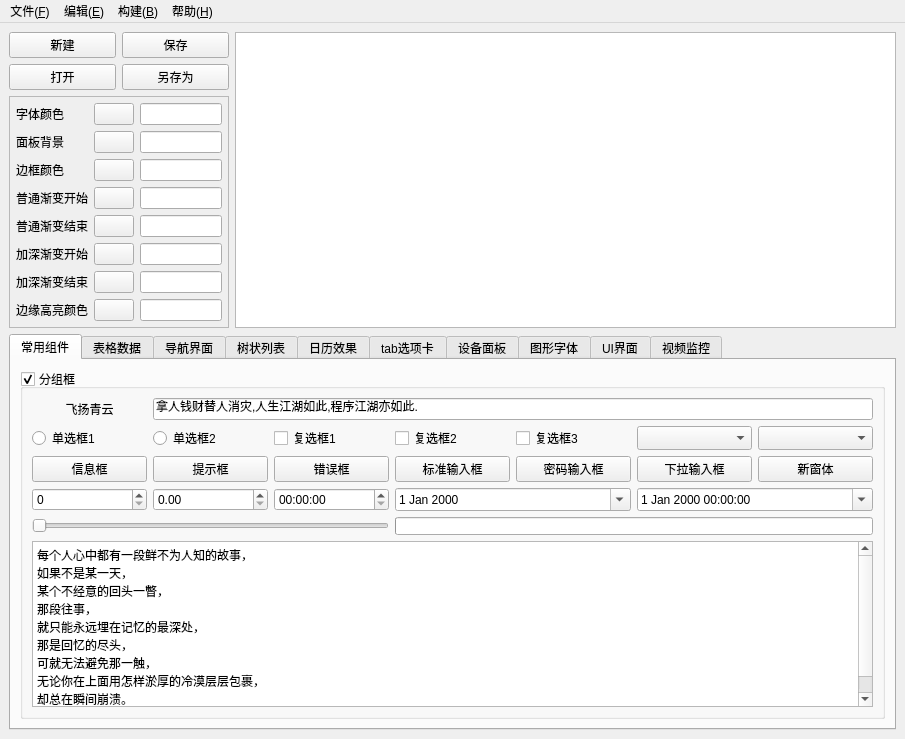
<?xml version="1.0" encoding="UTF-8"?>
<ui version="4.0">
 <class>QUICreator</class>
 <widget class="QMainWindow" name="QUICreator">
  <property name="geometry">
   <rect>
    <x>0</x>
    <y>0</y>
    <width>905</width>
    <height>739</height>
   </rect>
  </property>
  <property name="windowTitle">
   <string>MainWindow</string>
  </property>
  <widget class="QWidget" name="centralwidget">
   <layout class="QGridLayout" name="gridLayout_7">
    <item row="0" column="0">
     <layout class="QGridLayout" name="gridLayout">
      <item row="0" column="0">
       <widget class="QPushButton" name="btnNew">
        <property name="text">
         <string>新建</string>
        </property>
       </widget>
      </item>
      <item row="0" column="1">
       <widget class="QPushButton" name="btnSave">
        <property name="text">
         <string>保存</string>
        </property>
       </widget>
      </item>
      <item row="1" column="0">
       <widget class="QPushButton" name="btnOpen">
        <property name="text">
         <string>打开</string>
        </property>
       </widget>
      </item>
      <item row="1" column="1">
       <widget class="QPushButton" name="btnSaveOther">
        <property name="text">
         <string>另存为</string>
        </property>
       </widget>
      </item>
     </layout>
    </item>
    <item row="0" column="1" rowspan="2">
     <widget class="QTextEdit" name="txtMain"/>
    </item>
    <item row="1" column="0">
     <widget class="QFrame" name="frameColor">
      <property name="sizePolicy">
       <sizepolicy hsizetype="Fixed" vsizetype="Preferred">
        <horstretch>0</horstretch>
        <verstretch>0</verstretch>
       </sizepolicy>
      </property>
      <property name="minimumSize">
       <size>
        <width>220</width>
        <height>0</height>
       </size>
      </property>
      <property name="maximumSize">
       <size>
        <width>220</width>
        <height>16777215</height>
       </size>
      </property>
      <property name="frameShape">
       <enum>QFrame::StyledPanel</enum>
      </property>
      <property name="frameShadow">
       <enum>QFrame::Raised</enum>
      </property>
      <layout class="QGridLayout" name="gridLayout_3">
       <property name="leftMargin">
        <number>6</number>
       </property>
       <property name="topMargin">
        <number>6</number>
       </property>
       <property name="rightMargin">
        <number>6</number>
       </property>
       <property name="bottomMargin">
        <number>6</number>
       </property>
       <item row="0" column="0">
        <widget class="QLabel" name="labTextColor">
         <property name="text">
          <string>字体颜色</string>
         </property>
        </widget>
       </item>
       <item row="0" column="1">
        <widget class="QPushButton" name="btnTextColor">
         <property name="text">
          <string/>
         </property>
        </widget>
       </item>
       <item row="0" column="2">
        <widget class="QLineEdit" name="txtTextColor"/>
       </item>
       <item row="1" column="0">
        <widget class="QLabel" name="labPanelColor">
         <property name="text">
          <string>面板背景</string>
         </property>
        </widget>
       </item>
       <item row="1" column="1">
        <widget class="QPushButton" name="btnPanelColor">
         <property name="text">
          <string/>
         </property>
        </widget>
       </item>
       <item row="1" column="2">
        <widget class="QLineEdit" name="txtPanelColor"/>
       </item>
       <item row="2" column="0">
        <widget class="QLabel" name="labBorderColor">
         <property name="text">
          <string>边框颜色</string>
         </property>
        </widget>
       </item>
       <item row="2" column="1">
        <widget class="QPushButton" name="btnBorderColor">
         <property name="text">
          <string/>
         </property>
        </widget>
       </item>
       <item row="2" column="2">
        <widget class="QLineEdit" name="txtBorderColor"/>
       </item>
       <item row="3" column="0">
        <widget class="QLabel" name="labNormalColorStart">
         <property name="text">
          <string>普通渐变开始</string>
         </property>
        </widget>
       </item>
       <item row="3" column="1">
        <widget class="QPushButton" name="btnNormalColorStart">
         <property name="text">
          <string/>
         </property>
        </widget>
       </item>
       <item row="3" column="2">
        <widget class="QLineEdit" name="txtNormalColorStart"/>
       </item>
       <item row="4" column="0">
        <widget class="QLabel" name="labNormalColorEnd">
         <property name="text">
          <string>普通渐变结束</string>
         </property>
        </widget>
       </item>
       <item row="4" column="1">
        <widget class="QPushButton" name="btnNormalColorEnd">
         <property name="text">
          <string/>
         </property>
        </widget>
       </item>
       <item row="4" column="2">
        <widget class="QLineEdit" name="txtNormalColorEnd"/>
       </item>
       <item row="5" column="0">
        <widget class="QLabel" name="labDarkColorStart">
         <property name="text">
          <string>加深渐变开始</string>
         </property>
        </widget>
       </item>
       <item row="5" column="1">
        <widget class="QPushButton" name="btnDarkColorStart">
         <property name="text">
          <string/>
         </property>
        </widget>
       </item>
       <item row="5" column="2">
        <widget class="QLineEdit" name="txtDarkColorStart"/>
       </item>
       <item row="6" column="0">
        <widget class="QLabel" name="labDarkColorEnd">
         <property name="text">
          <string>加深渐变结束</string>
         </property>
        </widget>
       </item>
       <item row="6" column="1">
        <widget class="QPushButton" name="btnDarkColorEnd">
         <property name="text">
          <string/>
         </property>
        </widget>
       </item>
       <item row="6" column="2">
        <widget class="QLineEdit" name="txtDarkColorEnd"/>
       </item>
       <item row="7" column="0">
        <widget class="QLabel" name="labHighColor">
         <property name="text">
          <string>边缘高亮颜色</string>
         </property>
        </widget>
       </item>
       <item row="7" column="1">
        <widget class="QPushButton" name="btnHighColor">
         <property name="text">
          <string/>
         </property>
        </widget>
       </item>
       <item row="7" column="2">
        <widget class="QLineEdit" name="txtHighColor"/>
       </item>
      </layout>
     </widget>
    </item>
    <item row="2" column="0" colspan="2">
     <widget class="QTabWidget" name="tabWidget">
      <property name="currentIndex">
       <number>0</number>
      </property>
      <widget class="QWidget" name="tab1">
       <attribute name="title">
        <string>常用组件</string>
       </attribute>
       <layout class="QVBoxLayout" name="verticalLayout">
        <item>
         <widget class="QGroupBox" name="groupBox">
          <property name="styleSheet">
           <string notr="true"/>
          </property>
          <property name="title">
           <string>分组框</string>
          </property>
          <property name="checkable">
           <bool>true</bool>
          </property>
          <layout class="QGridLayout" name="gridLayout_2">
           <item row="0" column="0">
            <widget class="QLabel" name="lab">
             <property name="text">
              <string>飞扬青云</string>
             </property>
             <property name="alignment">
              <set>Qt::AlignCenter</set>
             </property>
            </widget>
           </item>
           <item row="0" column="1" colspan="6">
            <widget class="QLineEdit" name="lineEdit">
             <property name="text">
              <string>拿人钱财替人消灾,人生江湖如此,程序江湖亦如此.</string>
             </property>
            </widget>
           </item>
           <item row="1" column="0">
            <widget class="QRadioButton" name="rbtn1">
             <property name="text">
              <string>单选框1</string>
             </property>
            </widget>
           </item>
           <item row="1" column="1">
            <widget class="QRadioButton" name="rbtn2">
             <property name="text">
              <string>单选框2</string>
             </property>
            </widget>
           </item>
           <item row="1" column="2">
            <widget class="QCheckBox" name="ck1">
             <property name="text">
              <string>复选框1</string>
             </property>
            </widget>
           </item>
           <item row="1" column="3">
            <widget class="QCheckBox" name="ck2">
             <property name="text">
              <string>复选框2</string>
             </property>
             <property name="checked">
              <bool>false</bool>
             </property>
            </widget>
           </item>
           <item row="1" column="4">
            <widget class="QCheckBox" name="ck3">
             <property name="text">
              <string>复选框3</string>
             </property>
            </widget>
           </item>
           <item row="1" column="5">
            <widget class="QComboBox" name="cbox1">
             <property name="maximumSize">
              <size>
               <width>16777215</width>
               <height>28</height>
              </size>
             </property>
            </widget>
           </item>
           <item row="1" column="6">
            <widget class="QComboBox" name="cbox2">
             <property name="maximumSize">
              <size>
               <width>16777215</width>
               <height>28</height>
              </size>
             </property>
            </widget>
           </item>
           <item row="2" column="0">
            <widget class="QPushButton" name="btnInfo">
             <property name="text">
              <string>信息框</string>
             </property>
            </widget>
           </item>
           <item row="2" column="1">
            <widget class="QPushButton" name="btnQuestion">
             <property name="text">
              <string>提示框</string>
             </property>
            </widget>
           </item>
           <item row="2" column="2">
            <widget class="QPushButton" name="btnError">
             <property name="text">
              <string>错误框</string>
             </property>
            </widget>
           </item>
           <item row="2" column="3">
            <widget class="QPushButton" name="btnInput">
             <property name="text">
              <string>标准输入框</string>
             </property>
            </widget>
           </item>
           <item row="2" column="4">
            <widget class="QPushButton" name="btnInputPwd">
             <property name="text">
              <string>密码输入框</string>
             </property>
            </widget>
           </item>
           <item row="2" column="5">
            <widget class="QPushButton" name="btnInputcbox">
             <property name="text">
              <string>下拉输入框</string>
             </property>
            </widget>
           </item>
           <item row="2" column="6">
            <widget class="QPushButton" name="btnWidget">
             <property name="text">
              <string>新窗体</string>
             </property>
            </widget>
           </item>
           <item row="3" column="0">
            <widget class="QSpinBox" name="spinBox"/>
           </item>
           <item row="3" column="1">
            <widget class="QDoubleSpinBox" name="doubleSpinBox"/>
           </item>
           <item row="3" column="2">
            <widget class="QTimeEdit" name="timeEdit"/>
           </item>
           <item row="3" column="3" colspan="2">
            <widget class="QDateEdit" name="dateEdit">
             <property name="calendarPopup">
              <bool>true</bool>
             </property>
            </widget>
           </item>
           <item row="3" column="5" colspan="2">
            <widget class="QDateTimeEdit" name="dateTimeEdit">
             <property name="calendarPopup">
              <bool>true</bool>
             </property>
            </widget>
           </item>
           <item row="4" column="0" colspan="3">
            <widget class="QSlider" name="horizontalSlider">
             <property name="maximum">
              <number>100</number>
             </property>
             <property name="orientation">
              <enum>Qt::Horizontal</enum>
             </property>
            </widget>
           </item>
           <item row="4" column="3" colspan="4">
            <widget class="QProgressBar" name="progressBar">
             <property name="maximumSize">
              <size>
               <width>16777215</width>
               <height>18</height>
              </size>
             </property>
            </widget>
           </item>
           <item row="5" column="0" colspan="7">
            <widget class="QPlainTextEdit" name="plainTextEdit">
             <property name="plainText">
              <string>每个人心中都有一段鲜不为人知的故事，
如果不是某一天，
某个不经意的回头一瞥，
那段往事，
就只能永远埋在记忆的最深处，
那是回忆的尽头，
可就无法避免那一触，
无论你在上面用怎样淤厚的冷漠层层包裹，
却总在瞬间崩溃。</string>
             </property>
            </widget>
           </item>
          </layout>
         </widget>
        </item>
       </layout>
      </widget>
      <widget class="QWidget" name="tab2">
       <attribute name="title">
        <string>表格数据</string>
       </attribute>
       <layout class="QHBoxLayout" name="horizontalLayout">
        <item>
         <widget class="QTableWidget" name="tableWidget"/>
        </item>
       </layout>
      </widget>
      <widget class="QWidget" name="tab3">
       <attribute name="title">
        <string>导航界面</string>
       </attribute>
       <layout class="QHBoxLayout" name="horizontalLayout_7">
        <item>
         <widget class="QWidget" name="widgetLeft" native="true">
          <property name="minimumSize">
           <size>
            <width>80</width>
            <height>0</height>
           </size>
          </property>
          <layout class="QVBoxLayout" name="verticalLayout_2">
           <property name="spacing">
            <number>0</number>
           </property>
           <property name="leftMargin">
            <number>0</number>
           </property>
           <property name="topMargin">
            <number>0</number>
           </property>
           <property name="rightMargin">
            <number>0</number>
           </property>
           <property name="bottomMargin">
            <number>0</number>
           </property>
           <item>
            <widget class="QPushButton" name="btn1">
             <property name="text">
              <string>菜单1</string>
             </property>
             <property name="checked">
              <bool>false</bool>
             </property>
            </widget>
           </item>
           <item>
            <widget class="QPushButton" name="btn2">
             <property name="text">
              <string>菜单2</string>
             </property>
            </widget>
           </item>
           <item>
            <widget class="QPushButton" name="btn3">
             <property name="text">
              <string>菜单3</string>
             </property>
            </widget>
           </item>
           <item>
            <spacer name="verticalSpacer">
             <property name="orientation">
              <enum>Qt::Vertical</enum>
             </property>
             <property name="sizeHint" stdset="0">
              <size>
               <width>20</width>
               <height>222</height>
              </size>
             </property>
            </spacer>
           </item>
          </layout>
         </widget>
        </item>
        <item>
         <widget class="QStackedWidget" name="stackedWidget">
          <property name="currentIndex">
           <number>0</number>
          </property>
          <widget class="QWidget" name="page1">
           <layout class="QVBoxLayout" name="verticalLayout_4">
            <item>
             <widget class="QWidget" name="widgetTop" native="true">
              <layout class="QHBoxLayout" name="horizontalLayout_2">
               <property name="spacing">
                <number>0</number>
               </property>
               <property name="leftMargin">
                <number>0</number>
               </property>
               <property name="topMargin">
                <number>0</number>
               </property>
               <property name="rightMargin">
                <number>0</number>
               </property>
               <property name="bottomMargin">
                <number>0</number>
               </property>
               <item>
                <widget class="QToolButton" name="tbtn1">
                 <property name="sizePolicy">
                  <sizepolicy hsizetype="Expanding" vsizetype="Expanding">
                   <horstretch>0</horstretch>
                   <verstretch>0</verstretch>
                  </sizepolicy>
                 </property>
                 <property name="text">
                  <string>主界面</string>
                 </property>
                </widget>
               </item>
               <item>
                <widget class="QToolButton" name="tbtn2">
                 <property name="sizePolicy">
                  <sizepolicy hsizetype="Expanding" vsizetype="Expanding">
                   <horstretch>0</horstretch>
                   <verstretch>0</verstretch>
                  </sizepolicy>
                 </property>
                 <property name="text">
                  <string>警情查询</string>
                 </property>
                </widget>
               </item>
               <item>
                <widget class="QToolButton" name="tbtn3">
                 <property name="sizePolicy">
                  <sizepolicy hsizetype="Expanding" vsizetype="Expanding">
                   <horstretch>0</horstretch>
                   <verstretch>0</verstretch>
                  </sizepolicy>
                 </property>
                 <property name="text">
                  <string>系统设置</string>
                 </property>
                </widget>
               </item>
              </layout>
             </widget>
            </item>
            <item>
             <widget class="QWidget" name="widget" native="true">
              <property name="sizePolicy">
               <sizepolicy hsizetype="Preferred" vsizetype="Expanding">
                <horstretch>0</horstretch>
                <verstretch>0</verstretch>
               </sizepolicy>
              </property>
             </widget>
            </item>
            <item>
             <widget class="QWidget" name="widgetBottom" native="true">
              <property name="maximumSize">
               <size>
                <width>16777215</width>
                <height>30</height>
               </size>
              </property>
              <layout class="QHBoxLayout" name="horizontalLayout_3">
               <item>
                <widget class="QLabel" name="lab1">
                 <property name="text">
                  <string>欢迎使用软件</string>
                 </property>
                </widget>
               </item>
               <item>
                <widget class="Line" name="line1">
                 <property name="maximumSize">
                  <size>
                   <width>1</width>
                   <height>16777215</height>
                  </size>
                 </property>
                 <property name="orientation">
                  <enum>Qt::Vertical</enum>
                 </property>
                </widget>
               </item>
               <item>
                <widget class="QLabel" name="lab2">
                 <property name="text">
                  <string>当前用户【admin】</string>
                 </property>
                </widget>
               </item>
               <item>
                <widget class="Line" name="line2">
                 <property name="maximumSize">
                  <size>
                   <width>1</width>
                   <height>16777215</height>
                  </size>
                 </property>
                 <property name="orientation">
                  <enum>Qt::Vertical</enum>
                 </property>
                </widget>
               </item>
               <item>
                <widget class="QLabel" name="lab3">
                 <property name="text">
                  <string>已运行: 0天0时0分0秒</string>
                 </property>
                </widget>
               </item>
               <item>
                <widget class="Line" name="line3">
                 <property name="maximumSize">
                  <size>
                   <width>1</width>
                   <height>16777215</height>
                  </size>
                 </property>
                 <property name="orientation">
                  <enum>Qt::Vertical</enum>
                 </property>
                </widget>
               </item>
               <item>
                <widget class="QLabel" name="lab4">
                 <property name="sizePolicy">
                  <sizepolicy hsizetype="Expanding" vsizetype="Preferred">
                   <horstretch>0</horstretch>
                   <verstretch>0</verstretch>
                  </sizepolicy>
                 </property>
                 <property name="text">
                  <string>当前时间: 2017年12月1日 12:00:00</string>
                 </property>
                </widget>
               </item>
              </layout>
             </widget>
            </item>
           </layout>
          </widget>
          <widget class="QWidget" name="page2"/>
          <widget class="QWidget" name="page3"/>
         </widget>
        </item>
        <item>
         <widget class="QSlider" name="verticalSlider">
          <property name="orientation">
           <enum>Qt::Vertical</enum>
          </property>
         </widget>
        </item>
        <item>
         <widget class="QScrollBar" name="verticalScrollBar">
          <property name="orientation">
           <enum>Qt::Vertical</enum>
          </property>
         </widget>
        </item>
       </layout>
      </widget>
      <widget class="QWidget" name="tab4">
       <attribute name="title">
        <string>树状列表</string>
       </attribute>
       <layout class="QHBoxLayout" name="horizontalLayout_4">
        <item>
         <widget class="QTreeWidget" name="treeWidget">
          <column>
           <property name="text">
            <string notr="true">1</string>
           </property>
          </column>
         </widget>
        </item>
        <item>
         <widget class="QListWidget" name="listWidget"/>
        </item>
       </layout>
      </widget>
      <widget class="QWidget" name="tab5">
       <attribute name="title">
        <string>日历效果</string>
       </attribute>
       <layout class="QHBoxLayout" name="horizontalLayout_5">
        <item>
         <widget class="QCalendarWidget" name="calendarWidget1"/>
        </item>
        <item>
         <widget class="QCalendarWidget" name="calendarWidget2">
          <property name="gridVisible">
           <bool>true</bool>
          </property>
         </widget>
        </item>
       </layout>
      </widget>
      <widget class="QWidget" name="tab6">
       <attribute name="title">
        <string>tab选项卡</string>
       </attribute>
       <layout class="QHBoxLayout" name="horizontalLayout_6">
        <item>
         <widget class="QTabWidget" name="tabWidget_2">
          <property name="tabPosition">
           <enum>QTabWidget::West</enum>
          </property>
          <property name="currentIndex">
           <number>2</number>
          </property>
          <widget class="QWidget" name="tab">
           <attribute name="title">
            <string>效果预览</string>
           </attribute>
          </widget>
          <widget class="QWidget" name="tab_7">
           <attribute name="title">
            <string>效果预览</string>
           </attribute>
          </widget>
          <widget class="QWidget" name="tab_2">
           <attribute name="title">
            <string>效果预览</string>
           </attribute>
          </widget>
         </widget>
        </item>
        <item>
         <widget class="QTabWidget" name="tabWidget_3">
          <property name="tabPosition">
           <enum>QTabWidget::South</enum>
          </property>
          <property name="currentIndex">
           <number>0</number>
          </property>
          <widget class="QWidget" name="tab_3">
           <attribute name="title">
            <string>效果预览</string>
           </attribute>
          </widget>
          <widget class="QWidget" name="tab_8">
           <attribute name="title">
            <string>效果预览</string>
           </attribute>
          </widget>
          <widget class="QWidget" name="tab_4">
           <attribute name="title">
            <string>效果预览</string>
           </attribute>
          </widget>
         </widget>
        </item>
        <item>
         <widget class="QTabWidget" name="tabWidget_4">
          <property name="tabPosition">
           <enum>QTabWidget::East</enum>
          </property>
          <property name="currentIndex">
           <number>2</number>
          </property>
          <widget class="QWidget" name="tab_5">
           <attribute name="title">
            <string>效果预览</string>
           </attribute>
          </widget>
          <widget class="QWidget" name="tab_9">
           <attribute name="title">
            <string>效果预览</string>
           </attribute>
          </widget>
          <widget class="QWidget" name="tab_6">
           <attribute name="title">
            <string>效果预览</string>
           </attribute>
          </widget>
         </widget>
        </item>
       </layout>
      </widget>
      <widget class="QWidget" name="tab7">
       <attribute name="title">
        <string>设备面板</string>
       </attribute>
       <layout class="QVBoxLayout" name="verticalLayout_3">
        <property name="leftMargin">
         <number>3</number>
        </property>
        <property name="topMargin">
         <number>3</number>
        </property>
        <property name="rightMargin">
         <number>3</number>
        </property>
        <property name="bottomMargin">
         <number>3</number>
        </property>
        <item>
         <widget class="PanelWidget" name="widgetPanel" native="true"/>
        </item>
       </layout>
      </widget>
      <widget class="QWidget" name="tab8">
       <attribute name="title">
        <string>图形字体</string>
       </attribute>
       <layout class="QVBoxLayout" name="verticalLayout_5">
        <property name="leftMargin">
         <number>3</number>
        </property>
        <property name="topMargin">
         <number>3</number>
        </property>
        <property name="rightMargin">
         <number>3</number>
        </property>
        <property name="bottomMargin">
         <number>3</number>
        </property>
        <item>
         <widget class="PanelWidget" name="widgetFontPanel" native="true"/>
        </item>
       </layout>
      </widget>
      <widget class="QWidget" name="tab9">
       <attribute name="title">
        <string>UI界面</string>
       </attribute>
       <layout class="QGridLayout" name="gridLayout_4">
        <item row="0" column="0">
         <widget class="QPushButton" name="btnUIDemo1">
          <property name="sizePolicy">
           <sizepolicy hsizetype="Minimum" vsizetype="Expanding">
            <horstretch>0</horstretch>
            <verstretch>0</verstretch>
           </sizepolicy>
          </property>
          <property name="text">
           <string>界面1</string>
          </property>
         </widget>
        </item>
        <item row="0" column="1">
         <widget class="QPushButton" name="btnUIDemo2">
          <property name="sizePolicy">
           <sizepolicy hsizetype="Minimum" vsizetype="Expanding">
            <horstretch>0</horstretch>
            <verstretch>0</verstretch>
           </sizepolicy>
          </property>
          <property name="text">
           <string>界面2</string>
          </property>
         </widget>
        </item>
        <item row="0" column="2">
         <widget class="QPushButton" name="btnUIDemo3">
          <property name="sizePolicy">
           <sizepolicy hsizetype="Minimum" vsizetype="Expanding">
            <horstretch>0</horstretch>
            <verstretch>0</verstretch>
           </sizepolicy>
          </property>
          <property name="text">
           <string>界面3</string>
          </property>
         </widget>
        </item>
        <item row="0" column="3">
         <widget class="QPushButton" name="btnUIDemo4">
          <property name="sizePolicy">
           <sizepolicy hsizetype="Minimum" vsizetype="Expanding">
            <horstretch>0</horstretch>
            <verstretch>0</verstretch>
           </sizepolicy>
          </property>
          <property name="text">
           <string>界面4</string>
          </property>
         </widget>
        </item>
        <item row="1" column="0">
         <widget class="QPushButton" name="btnUIDemo5">
          <property name="sizePolicy">
           <sizepolicy hsizetype="Minimum" vsizetype="Expanding">
            <horstretch>0</horstretch>
            <verstretch>0</verstretch>
           </sizepolicy>
          </property>
          <property name="text">
           <string>界面5</string>
          </property>
         </widget>
        </item>
        <item row="1" column="1">
         <widget class="QPushButton" name="btnUIDemo6">
          <property name="sizePolicy">
           <sizepolicy hsizetype="Minimum" vsizetype="Expanding">
            <horstretch>0</horstretch>
            <verstretch>0</verstretch>
           </sizepolicy>
          </property>
          <property name="text">
           <string>界面6</string>
          </property>
         </widget>
        </item>
        <item row="1" column="2">
         <widget class="QPushButton" name="btnUIDemo7">
          <property name="sizePolicy">
           <sizepolicy hsizetype="Minimum" vsizetype="Expanding">
            <horstretch>0</horstretch>
            <verstretch>0</verstretch>
           </sizepolicy>
          </property>
          <property name="text">
           <string>界面7</string>
          </property>
         </widget>
        </item>
        <item row="1" column="3">
         <widget class="QPushButton" name="btnUIDemo8">
          <property name="sizePolicy">
           <sizepolicy hsizetype="Minimum" vsizetype="Expanding">
            <horstretch>0</horstretch>
            <verstretch>0</verstretch>
           </sizepolicy>
          </property>
          <property name="text">
           <string>界面8</string>
          </property>
         </widget>
        </item>
       </layout>
      </widget>
      <widget class="QWidget" name="tab10">
       <attribute name="title">
        <string>视频监控</string>
       </attribute>
       <layout class="QVBoxLayout" name="verticalLayout_6">
        <item>
         <widget class="QWidget" name="widgetVideo" native="true">
          <layout class="QGridLayout" name="gridLayout_5">
           <property name="leftMargin">
            <number>0</number>
           </property>
           <property name="topMargin">
            <number>0</number>
           </property>
           <property name="rightMargin">
            <number>0</number>
           </property>
           <property name="bottomMargin">
            <number>0</number>
           </property>
           <item row="0" column="0">
            <widget class="QLabel" name="labCh1">
             <property name="text">
              <string>通道1</string>
             </property>
             <property name="alignment">
              <set>Qt::AlignCenter</set>
             </property>
            </widget>
           </item>
           <item row="0" column="1">
            <widget class="QLabel" name="labCh2">
             <property name="text">
              <string>通道2</string>
             </property>
             <property name="alignment">
              <set>Qt::AlignCenter</set>
             </property>
            </widget>
           </item>
           <item row="0" column="2">
            <widget class="QLabel" name="labCh3">
             <property name="text">
              <string>通道3</string>
             </property>
             <property name="alignment">
              <set>Qt::AlignCenter</set>
             </property>
            </widget>
           </item>
           <item row="0" column="3">
            <widget class="QLabel" name="labCh4">
             <property name="text">
              <string>通道4</string>
             </property>
             <property name="alignment">
              <set>Qt::AlignCenter</set>
             </property>
            </widget>
           </item>
           <item row="0" column="4">
            <widget class="QLabel" name="labCh5">
             <property name="text">
              <string>通道5</string>
             </property>
             <property name="alignment">
              <set>Qt::AlignCenter</set>
             </property>
            </widget>
           </item>
           <item row="1" column="0">
            <widget class="QLabel" name="labCh6">
             <property name="text">
              <string>通道6</string>
             </property>
             <property name="alignment">
              <set>Qt::AlignCenter</set>
             </property>
            </widget>
           </item>
           <item row="1" column="1">
            <widget class="QLabel" name="labCh7">
             <property name="text">
              <string>通道7</string>
             </property>
             <property name="alignment">
              <set>Qt::AlignCenter</set>
             </property>
            </widget>
           </item>
           <item row="1" column="2">
            <widget class="QLabel" name="labCh8">
             <property name="text">
              <string>通道8</string>
             </property>
             <property name="alignment">
              <set>Qt::AlignCenter</set>
             </property>
            </widget>
           </item>
           <item row="1" column="3">
            <widget class="QLabel" name="labCh9">
             <property name="text">
              <string>通道9</string>
             </property>
             <property name="alignment">
              <set>Qt::AlignCenter</set>
             </property>
            </widget>
           </item>
           <item row="1" column="4">
            <widget class="QLabel" name="labCh10">
             <property name="text">
              <string>通道10</string>
             </property>
             <property name="alignment">
              <set>Qt::AlignCenter</set>
             </property>
            </widget>
           </item>
          </layout>
         </widget>
        </item>
       </layout>
      </widget>
     </widget>
    </item>
   </layout>
  </widget>
  <widget class="QMenuBar" name="menubar">
   <property name="geometry">
    <rect>
     <x>0</x>
     <y>0</y>
     <width>905</width>
     <height>26</height>
    </rect>
   </property>
   <widget class="QMenu" name="menu_F">
    <property name="title">
     <string>文件(&amp;F)</string>
    </property>
    <addaction name="action"/>
    <addaction name="action_O"/>
    <addaction name="separator"/>
    <addaction name="action_S"/>
    <addaction name="action_C"/>
   </widget>
   <widget class="QMenu" name="menu_E">
    <property name="title">
     <string>编辑(&amp;E)</string>
    </property>
    <addaction name="action_X"/>
    <addaction name="action_C_2"/>
    <addaction name="action_V"/>
   </widget>
   <widget class="QMenu" name="menu_B">
    <property name="title">
     <string>构建(&amp;B)</string>
    </property>
    <addaction name="actionGouj"/>
   </widget>
   <widget class="QMenu" name="menu_H">
    <property name="title">
     <string>帮助(&amp;H)</string>
    </property>
    <addaction name="action_T"/>
    <addaction name="action_A"/>
   </widget>
   <addaction name="menu_F"/>
   <addaction name="menu_E"/>
   <addaction name="menu_B"/>
   <addaction name="menu_H"/>
  </widget>
  <action name="action">
   <property name="text">
    <string>新建文件(&amp;N)</string>
   </property>
  </action>
  <action name="action_O">
   <property name="text">
    <string>打开文件(&amp;O)</string>
   </property>
  </action>
  <action name="action_S">
   <property name="text">
    <string>保存文件(&amp;S) </string>
   </property>
  </action>
  <action name="action_C">
   <property name="text">
    <string>关闭退出(&amp;C)</string>
   </property>
  </action>
  <action name="action_X">
   <property name="text">
    <string>剪切(&amp;X) </string>
   </property>
  </action>
  <action name="action_C_2">
   <property name="text">
    <string>复制(&amp;C)</string>
   </property>
  </action>
  <action name="action_V">
   <property name="text">
    <string>粘贴(&amp;V)</string>
   </property>
  </action>
  <action name="actionGouj">
   <property name="text">
    <string>构建项目(&amp;B)</string>
   </property>
  </action>
  <action name="action_T">
   <property name="text">
    <string>帮助文档(&amp;T)</string>
   </property>
  </action>
  <action name="action_A">
   <property name="text">
    <string>关于(&amp;A)</string>
   </property>
  </action>
 </widget>
 <customwidgets>
  <customwidget>
   <class>PanelWidget</class>
   <extends>QWidget</extends>
   <header location="global">form/panelwidget.h</header>
   <container>1</container>
  </customwidget>
 </customwidgets>
 <resources/>
 <connections>
  <connection>
   <sender>horizontalSlider</sender>
   <signal>valueChanged(int)</signal>
   <receiver>progressBar</receiver>
   <slot>setValue(int)</slot>
   <hints>
    <hint type="sourcelabel">
     <x>207</x>
     <y>445</y>
    </hint>
    <hint type="destinationlabel">
     <x>399</x>
     <y>445</y>
    </hint>
   </hints>
  </connection>
 </connections>
</ui>
